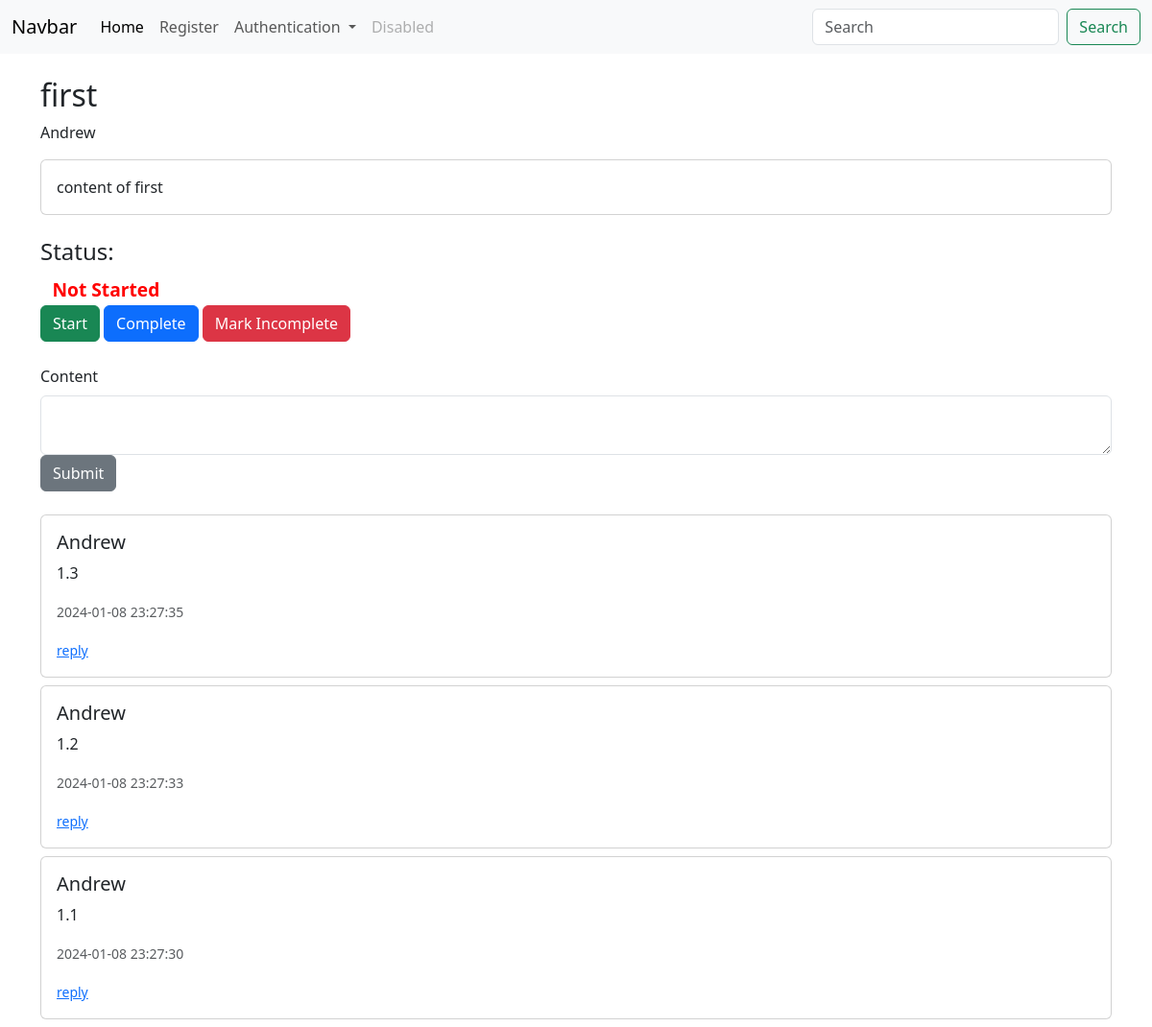
The page /group_task/1 (signed in) on the database its author committed.
### app/models/models.py (models this page shows, shortened)
class GroupTasks(db.Model): # TODO reference other users, and each user can see their tasks
    id = db.Column(db.Integer, primary_key=True)
    poster_id = db.Column(db.Integer, db.ForeignKey('users.id'))
    title = db.Column(db.String(55))
    content = db.Column(db.Text)
    due_date = db.Column(db.DateTime, default=datetime.utcnow)
    date_posted = db.Column(db.DateTime, default=datetime.utcnow)
    status = db.Column(db.Integer, default = 0)
    tally = db.Column(db.Integer, default = 0)

class Users(db.Model, UserMixin):
    id = db.Column(db.Integer, primary_key=True)
    key = db.Column(db.String(20), nullable=False)
    username = db.Column(db.String(20), nullable=False, unique=True)
    name = db.Column(db.String(40), nullable=False)
    date_added = db.Column(db.DateTime, default=datetime.utcnow)
    password_hash = db.Column(db.String(128))
    @property
    def password(self):
        raise AttributeError('password is not a readable attribute!')

class GroupTasksComments(db.Model):
    id = db.Column(db.Integer, primary_key=True, autoincrement=True)
    task_id = db.Column(db.Integer, db.ForeignKey('group_tasks.id'))
    parent_id = db.Column(db.Integer, db.ForeignKey('group_tasks_comments.id'), nullable=True, default = 0) # null by default
    poster_id = db.Column(db.Integer, db.ForeignKey('users.id'))
    content = db.Column(db.String(1000), nullable=False)
    date_posted = db.Column(db.DateTime, default=datetime.utcnow)
    last_updated = db.Column(db.DateTime, default=datetime.utcnow)
    tally = db.Column(db.Integer, default = 0)

### app/dash/routes.py (the view, shortened to what this page needs)
@dash_bp.route("/group_task/<int:id>", methods=['GET', 'POST'])
@login_required
def group_task(id):
    comment_form = GroupTaskCommentForm()
    if comment_form.validate_on_submit():
        return paul.post_task_comment_and_redirect(comment_form, id)
    comments = paul.get_task_comments(id)
    task = paul.get_task(id)
    name = paul.get_poster_name(task.poster_id)
    comment_form.content.data = '' # not entirely neccessary, paul handles this
    return render_template("group_task.html", id=id, comments = comments, task = task, name=name, comment_form=comment_form, get_name = paul.get_poster_name)

### app/forms.py
class GroupTaskCommentForm(FlaskForm):
    content = CKEditorField('Content', validators=[DataRequired()])
    submit = SubmitField("Submit")

class SearchForm(FlaskForm):
    searched = StringField("Searched", validators=[DataRequired()])
    submit = SubmitField("Submit")

### app/DataInterface/group.py (called while the page is built)
    def get_task_comments(self, id):
        task = GroupTasks.query.get_or_404(id)
        comments = []
        get_comments = GroupTasksComments.query.filter_by(parent_id=0, task_id = id).order_by(GroupTasksComments.date_posted).all()
        for i in get_comments:
            comments.append(i)
        return comments[::-1]

    def get_poster_name(self, poster_id ):
        return Users.query.filter_by(id = poster_id).first().name

    def get_task(self, id):
        return GroupTasks.query.get_or_404(id)

### run.py (called while the page is built)
@app.context_processor
def base():
    form = SearchForm()
    return dict(form=form)

### app/templates/group_task.html (shortened to what this page needs)
{% extends 'base.html' %}
{% block content %}
<div class="container mt-4">
    <h2>{{ task.title }}</h2>
    <p>{{ name }}</p>
    <div class="card mb-4">
        <div class="card-body">
            <p class="card-text" style="max-width: 800px; word-wrap: break-word;">{{ task.content }}</p>
        </div>
    </div>
    <div class="status mb-4">
        <h4>Status:</h4>
        {% if task.status == 0 %}
            <span class="badge badge-warning" style="font-size: larger; color: red;">Not Started</span>
        {% elif task.status == 1 %}
            <span class="badge badge-info" style="font-size: larger; color: orange;">In Progress</span>
        {% elif task.status == 2 %}
            <span class="badge badge-success" style="font-size: larger; color: green;">Completed</span>
        {% endif %}
        <form method="POST" class="mb-4">
            <button type="submit" name="start" value="1" class="btn btn-success">Start</button>
            <button type="submit" name="complete" value="2" class="btn btn-primary">Complete</button>
            <button type="submit" name="incomplete" value="0" class="btn btn-danger">Mark Incomplete</button>
        </form>
    </div>
    <form method="POST" class="mb-4">
        <div class="form-group">
            {{ comment_form.content.label(class="form-label") }}
            {{ comment_form.content(class="form-control") }}
        </div>
        {{ comment_form.submit(class="btn btn-secondary") }}
    </form>
    <div class="comments">
        {% for comment in comments %}
            <div class="card mb-2">
                <div class="card-body">
                    <h5 class="card-title">{{ get_name(comment.poster_id) }}</h5>
                    <p class="card-text">{{ comment.content }}</p>
                    <p class="card-text"><small class="text-muted">{{ comment.date_posted.strftime('%Y-%m-%d %H:%M:%S') }}</small></p>
                    <small><a href="{{url_for('dash_bp.comment', id=comment.id)}}">reply</a></small>
                </div>
            </div>
        {% endfor %}
    </div>
</div>
{% endblock %}

### rows shown on the page
GroupTasks: title "first", content "content of first"
Users: name "Andrew"
GroupTasksComments: content "1.3", date_posted "2024-01-08 23:27:35"
GroupTasksComments: content "1.2", date_posted "2024-01-08 23:27:33"
GroupTasksComments: content "1.1", date_posted "2024-01-08 23:27:30"

### other values the page prints
{{ comment_form.content.label(class="form-label") }} "Content"
